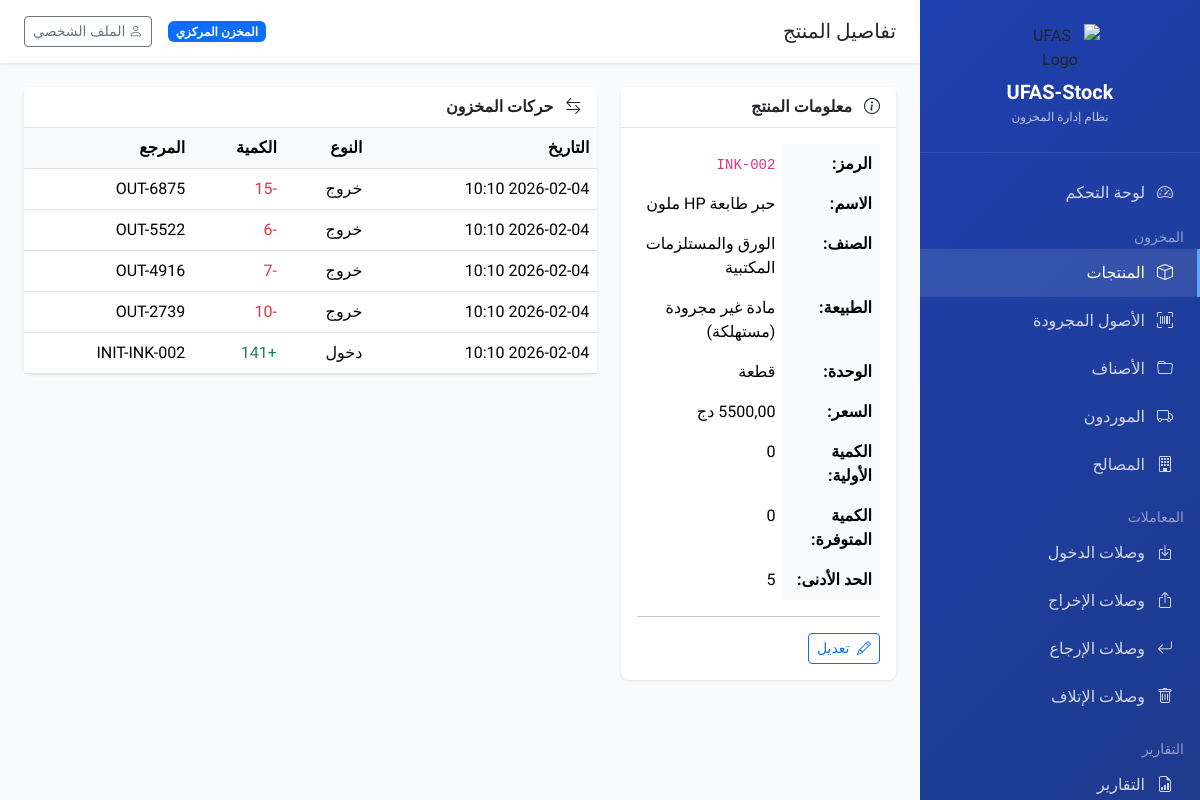
Before: /inventory/products/24/ (signed in) with the older database file.
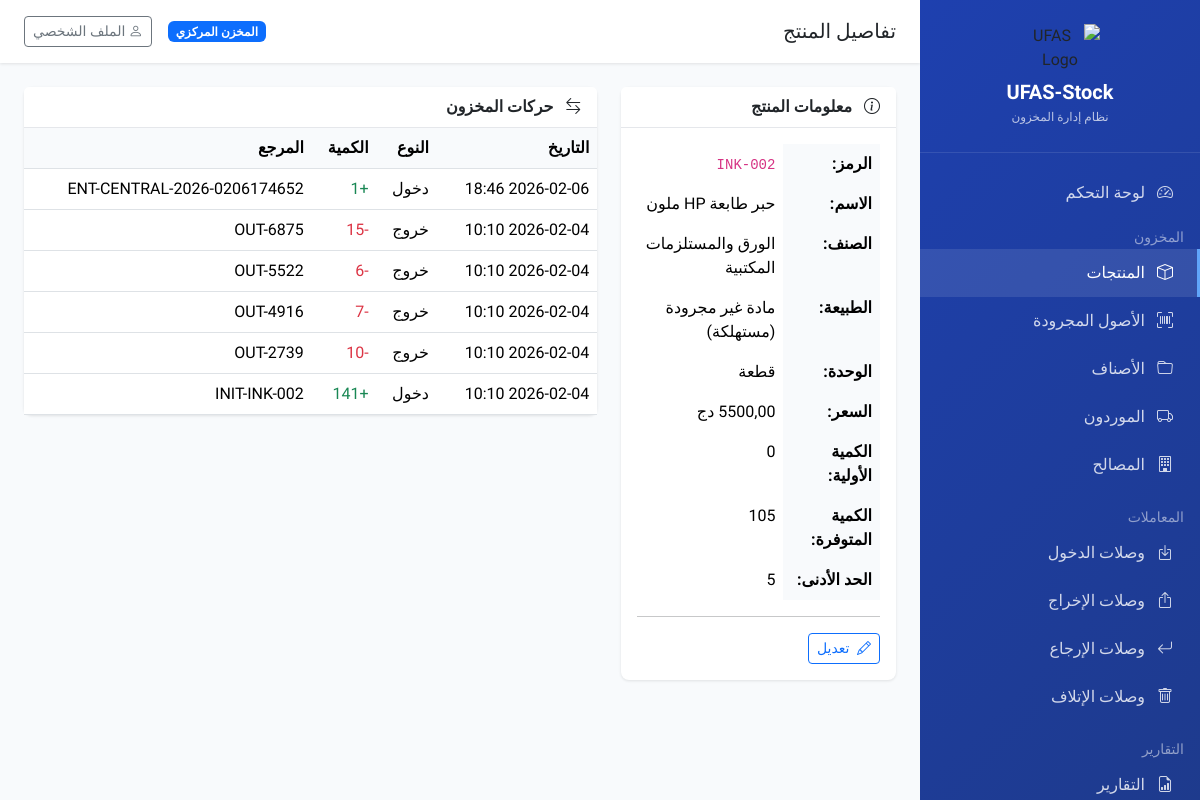
After: the same page with the newer database file.
### inventory/models.py (models this page shows, shortened)
class Product(models.Model):
    NATURE_CHOICES = [
        ('asset', 'مادة مجرودة (أصل)'),
        ('consumable', 'مادة غير مجرودة (مستهلكة)'),
    ]
    UNIT_CHOICES = [
        ('piece', 'قطعة'),
        ('box', 'علبة'),
        ('pack', 'رزمة'),
        ('kg', 'كيلوغرام'),
        ('liter', 'لتر'),
        ('meter', 'متر'),
        ('ream', 'رزمة ورق'),
    ]
    name = models.CharField('اسم المادة', max_length=300)
    code = models.CharField('رمز المادة', max_length=100)
    description = models.TextField('الوصف', blank=True)
    category = models.ForeignKey(
        Category,
        on_delete=models.SET_NULL,
        null=True,
        related_name='products',
        verbose_name='الصنف'
    )
    nature = models.CharField('طبيعة المادة', max_length=20, choices=NATURE_CHOICES, default='consumable')
    unit = models.CharField('وحدة القياس', max_length=20, choices=UNIT_CHOICES, default='piece')
    unit_price = models.DecimalField(
        'سعر الوحدة',
        max_digits=12,
        decimal_places=2,
        default=Decimal('0.00'),
        validators=[MinValueValidator(Decimal('0.00'))]
    )
    min_stock = models.PositiveIntegerField('الحد الأدنى للمخزون', default=0)
    initial_quantity = models.PositiveIntegerField('الكمية الأولية', default=0)
    stock_quantity = models.PositiveIntegerField('الكمية المتوفرة', default=0)
    tenant = models.ForeignKey(
        'core.Tenant',
        on_delete=models.CASCADE,
        related_name='products',
        verbose_name='الوحدة'
    )
    is_active = models.BooleanField('نشط', default=True)
    created_at = models.DateTimeField('تاريخ الإنشاء', auto_now_add=True)
    updated_at = models.DateTimeField('تاريخ التحديث', auto_now=True)
    class Meta:
        verbose_name = 'منتج/مادة'
        verbose_name_plural = 'المنتجات/المواد'
        ordering = ['name']
        unique_together = ['code', 'tenant']
    @property
    def is_asset(self):
        return self.nature == 'asset'

class StockMovement(models.Model):
    MOVEMENT_TYPES = [
        ('in', 'دخول'),
        ('out', 'خروج'),
        ('return', 'إرجاع'),
        ('adjust', 'تعديل'),
    ]
    product = models.ForeignKey(
        Product,
        on_delete=models.CASCADE,
        related_name='stock_movements',
        verbose_name='المنتج'
    )
    movement_type = models.CharField('نوع الحركة', max_length=10, choices=MOVEMENT_TYPES)
    quantity = models.IntegerField('الكمية', help_text='موجب للدخول، سالب للخروج')
    unit_price = models.DecimalField('سعر الوحدة', max_digits=12, decimal_places=2, default=Decimal('0.00'))
    reference = models.CharField('المرجع', max_length=100, blank=True)
    tenant = models.ForeignKey(
        'core.Tenant',
        on_delete=models.CASCADE,
        related_name='stock_movements',
        verbose_name='الوحدة'
    )
    created_by = models.ForeignKey(
        'core.User',
        on_delete=models.SET_NULL,
        null=True,
        verbose_name='أنشئ بواسطة'
    )
    created_at = models.DateTimeField('التاريخ', auto_now_add=True)
    class Meta:
        verbose_name = 'حركة مخزون'
        verbose_name_plural = 'حركات المخزون'
        ordering = ['-created_at']

class Category(models.Model):
    name = models.CharField('اسم الصنف', max_length=200)
    code = models.CharField('رمز الصنف', max_length=50)
    description = models.TextField('الوصف', blank=True)
    parent = models.ForeignKey(
        'self',
        on_delete=models.CASCADE,
        null=True,
        blank=True,
        related_name='children',
        verbose_name='الصنف الأب'
    )
    tenant = models.ForeignKey(
        'core.Tenant',
        on_delete=models.CASCADE,
        related_name='categories',
        verbose_name='الوحدة',
        null=True,
        blank=True
    )
    is_global = models.BooleanField('صنف عام', default=False, help_text='متاح لجميع الوحدات')
    created_at = models.DateTimeField('تاريخ الإنشاء', auto_now_add=True)
    class Meta:
        verbose_name = 'صنف'
        verbose_name_plural = 'الأصناف'
        ordering = ['name']
        unique_together = ['code', 'tenant']

### inventory/views.py (the view)
# urls.py: path('products/<int:pk>/', views.product_detail, name='product_detail'),
@login_required
def product_detail(request, pk):
    product = get_object_or_404(Product, pk=pk)
    if not request.user.is_super_admin and product.tenant != request.user.tenant:
        messages.error(request, 'ليس لديك صلاحية للوصول لهذا المنتج')
        return redirect('product_list')
    items = product.items.all() if product.is_asset else None
    movements = product.stock_movements.all()[:20] if not product.is_asset else None
    context = {
        'product': product,
        'items': items,
        'movements': movements,
    }
    return render(request, 'inventory/product_detail.html', context)

### core/context_processors.py (called while the page is built)
def tenant_context(request):
    tenant = None
    if request.user.is_authenticated:
        tenant = getattr(request.user, 'tenant', None)
    return {
        'current_tenant': tenant,
        'is_super_admin': getattr(request.user, 'is_super_admin', False) if request.user.is_authenticated else False,
    }

### core/models.py (called while the page is built)
    @property
    def is_super_admin(self):
        return self.role == 'super_admin'

### templates/inventory/product_detail.html (shortened to what the changed rows need)
{% extends 'base.html' %}
{% load humanize %}
{% block content %}
<div class="row">
    <div class="col-lg-4">
        <div class="card mb-4">
            <div class="card-body">
                <table class="table table-borderless">
                    <tr>
                        <th>الرمز:</th>
                        <td><code>{{ product.code }}</code></td>
                    </tr>
                    <tr>
                        <th>الاسم:</th>
                        <td>{{ product.name }}</td>
                    </tr>
                    <tr>
                        <th>الصنف:</th>
                        <td>{{ product.category.name|default:"-" }}</td>
                    </tr>
                    <tr>
                        <th>الطبيعة:</th>
                        <td>{{ product.get_nature_display }}</td>
                    </tr>
                    <tr>
                        <th>الوحدة:</th>
                        <td>{{ product.get_unit_display }}</td>
                    </tr>
                    <tr>
                        <th>السعر:</th>
                    </tr>
                    <tr>
                        <th>الكمية الأولية:</th>
                        <td>{{ product.initial_quantity|default:0 }}</td>
                    </tr>
                    <tr>
                        <th>الكمية المتوفرة:</th>
                        <td>{{ product.stock_quantity|default:0 }}</td>
                    </tr>
                    <tr>
                        <th>الحد الأدنى:</th>
                        <td>{{ product.min_stock }}</td>
                    </tr>
                </table>
            </div>
        </div>
    </div>
    <div class="col-lg-8">
        {% if product.is_asset and items %}
        <div class="card">
            <div class="card-header">
                <i class="bi bi-upc-scan me-2"></i> عناصر المخزون ({{ items.count }})
            </div>
            <div class="card-body p-0">
                <div class="table-responsive">
                    <table class="table table-hover mb-0">
                        <thead>
                            <tr>
                                <th>رقم الجرد</th>
                                <th>الرقم التسلسلي</th>
                                <th>الحالة</th>
                                <th>المصلحة</th>
                            </tr>
                        </thead>
                        <tbody>
                            {% for item in items %}
                            <tr>
                                <td><a href="{% url 'item_detail' item.pk %}">{{ item.inventory_number }}</a></td>
                                <td>{{ item.serial_number|default:"-" }}</td>
                                <td>
                                    {% if item.status == 'available' %}
                                    <span class="badge bg-success">متوفر</span>
                                    {% elif item.status == 'assigned' %}
                                    <span class="badge bg-warning">مسلم</span>
                                    {% elif item.status == 'disposed' %}
                                    <span class="badge bg-danger">متلف</span>
                                    {% else %}
                                    <span class="badge bg-secondary">{{ item.get_status_display }}</span>
                                    {% endif %}
                                </td>
                                <td>{{ item.assigned_to.name|default:"-" }}</td>
                            </tr>
                            {% endfor %}
                        </tbody>
                    </table>
                </div>
            </div>
        </div>
        {% elif movements %}
        <div class="card">
            <div class="card-body p-0">
                <div class="table-responsive">
                    <table class="table table-hover mb-0">
                        <thead>
                            <tr>
                                <th>التاريخ</th>
                                <th>النوع</th>
                                <th>الكمية</th>
                                <th>المرجع</th>
                            </tr>
                        </thead>
                        <tbody>
                            {% for mv in movements %}
                            <tr>
                                <td>{{ mv.created_at|date:"Y-m-d H:i" }}</td>
                                <td>{{ mv.get_movement_type_display }}</td>
                                <td>
                                    {% if mv.quantity > 0 %}
                                    <span class="text-success">+{{ mv.quantity }}</span>
                                    {% else %}
                                    <span class="text-danger">{{ mv.quantity }}</span>
                                    {% endif %}
                                </td>
                                <td>{{ mv.reference|default:"-" }}</td>
                            </tr>
                            {% endfor %}
                        </tbody>
                    </table>
                </div>
            </div>
        </div>
        {% else %}
        <div class="alert alert-info">
            <i class="bi bi-info-circle me-2"></i> لا توجد بيانات إضافية لهذا المنتج
        </div>
        {% endif %}
    </div>
</div>
{% endblock %}

Changed rows visible on the page:
changed Product "حبر طابعة HP ملون": stock_quantity "0" → "105"
added StockMovement: created_at "2026-02-06 18:46", movement_type "دخول", quantity "1", reference "ENT-CENTRAL-2026-0206174652"
